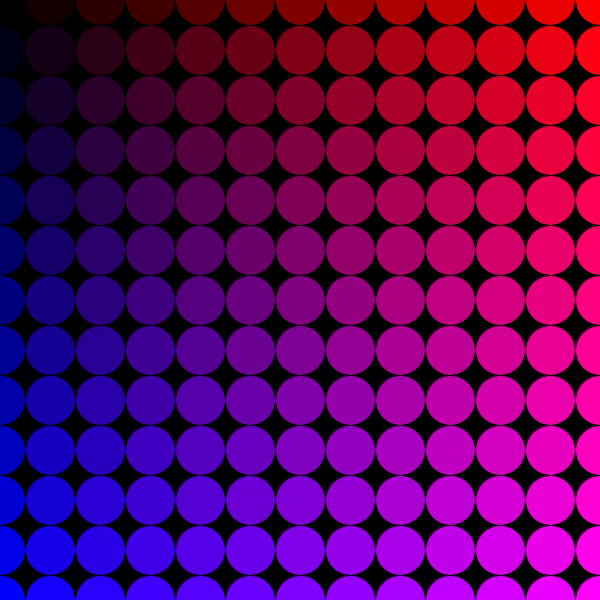
Frame 1 (no input)
Frame 60 (the mouse pressed at the canvas centre just before this capture): identical to frame 1, image omitted
Frame 120 (the mouse held since frame 60 and released just before this capture): identical to frame 1, image omitted

The Processing sketch that drew this single still picture (run headless with seeded random() and noise(); from frame 60 on, the mouse is pressed at the canvas centre):

// Processing sketch: nestedforloops
// ── nestedforloops.pde
int r;
int size;

void setup(){
  size(600,600);
  size = 50;
}

void draw(){
  background(0);
  
  //SINGLE LOOP
  
  //for(int i = 10; i<=1000; i+=100){ //i+=10 same as multipling
  //  r = int(map(i, 0, 600, 0, 255)); // different shades of red
  //  fill(r, 0, 0);
  // //fill(map(i, 0, 600, 0, 255)); // different shades of gray
  // ellipse(i, 100, 100, 100);  
   
  // ellipse(i* mouseX/100, i*mouseY/100, 50, 50);
  //}
  
  //NESTED LOOP
  for (int i = 0; i <=width; i += size){
    for (int j = 0; j <= height; j +=size){
     r = int(map(i, 0, 600, 0, 255));
     int b = int(map(j, 0, 600, 0, 255));
     fill(r,0,b);
     
     ellipse(i, j, size, size); 
    }
  }
}
